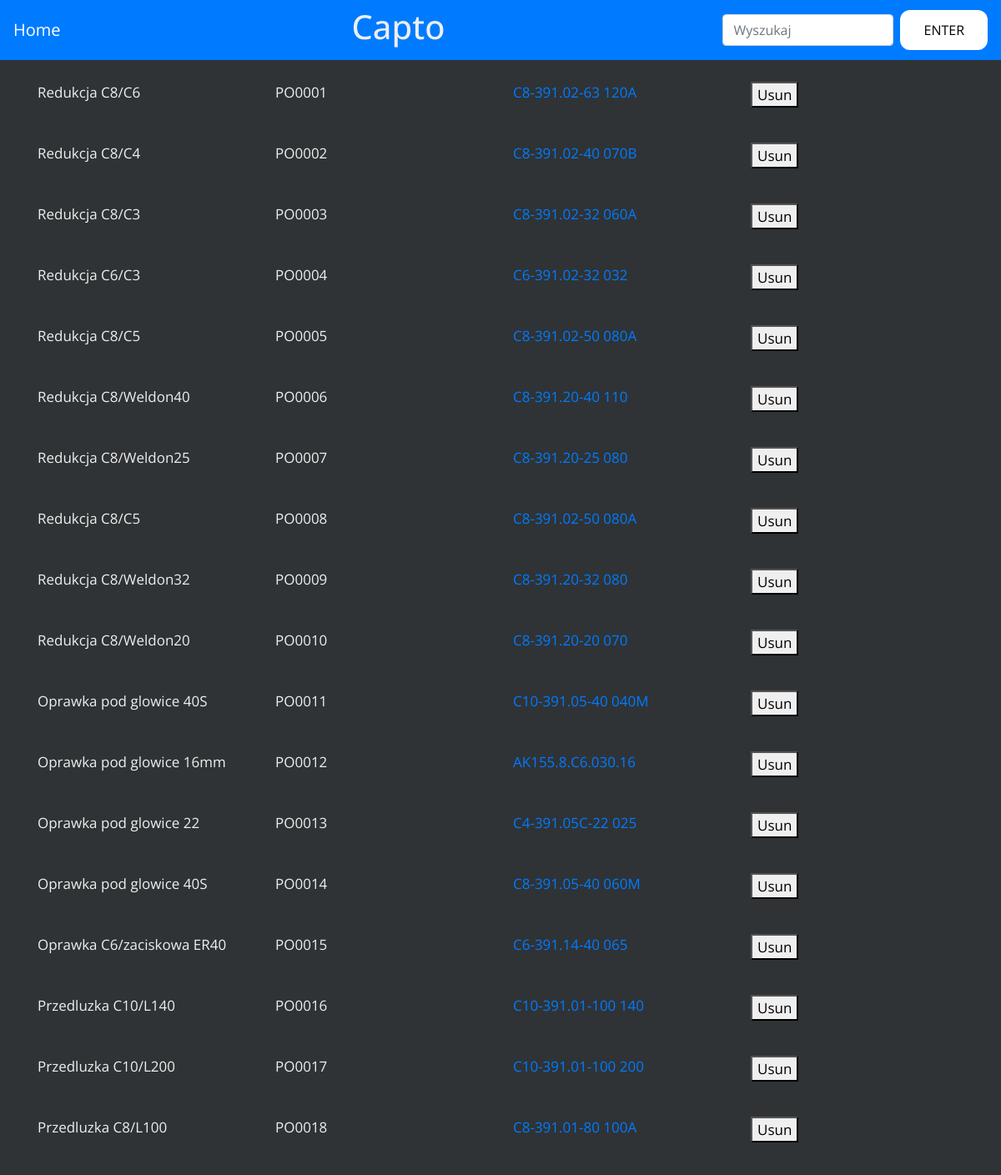
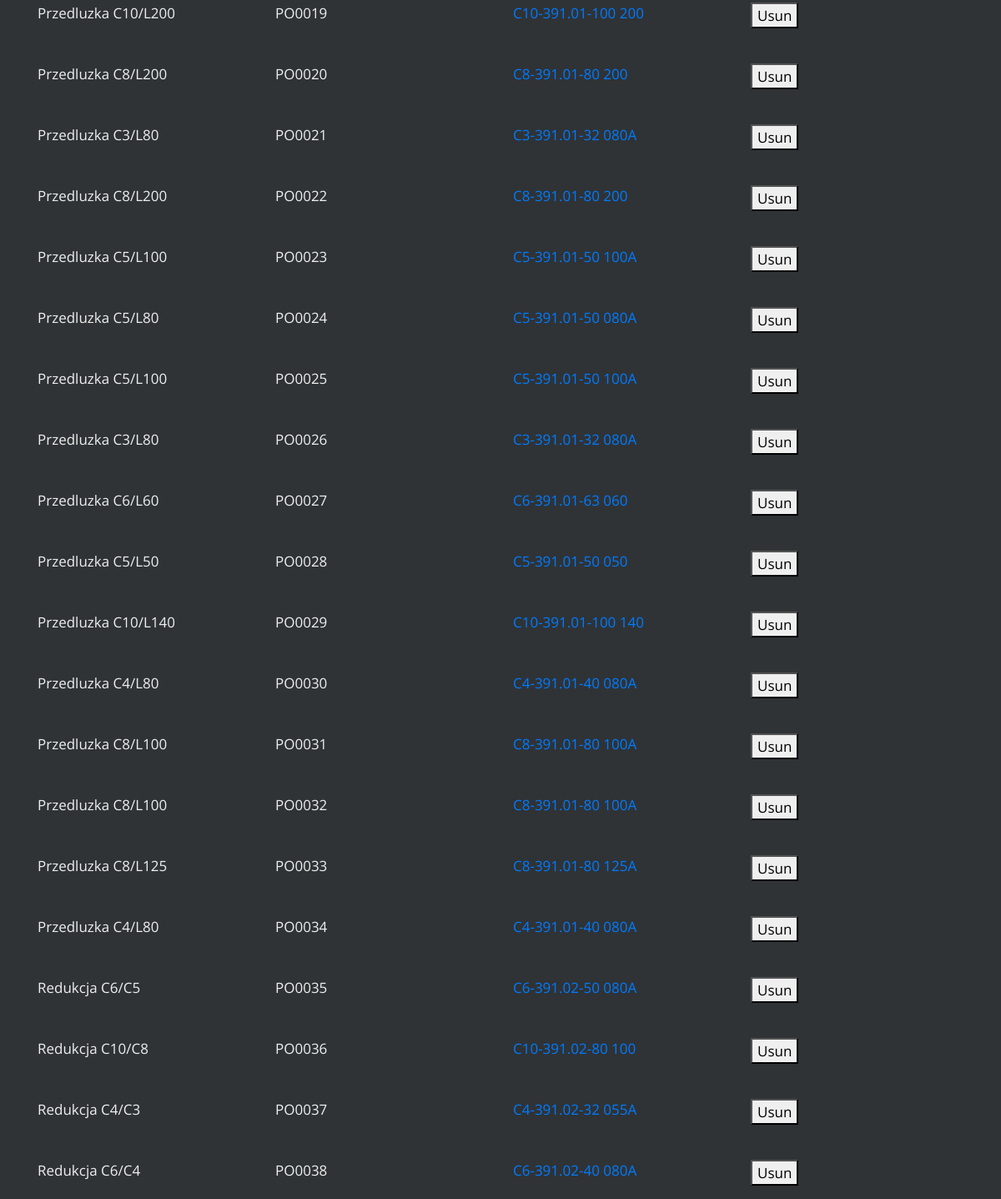
Screenshot of /BDCapto.php with the database file from the repository (2 pictures, top to bottom).
### tables this page shows
CREATE TABLE `tools` (
  `id` int(11) NOT NULL,
  `dzial` varchar(255) NOT NULL,
  `nazwa` varchar(255) NOT NULL,
  `numer_narzedzia` varchar(255) NOT NULL,
  `numer_katalogowy` varchar(255) NOT NULL,
  `link` varchar(255) NOT NULL
);

### BDCapto.php (the view, shortened to what this page needs)
<!DOCTYPE html>
<html lang="pl">
<head>
	<link rel="stylesheet" href="css/bootstrap.min.css">
	<link rel="stylesheet" href="main.css">
</head>
<body>
	<header>
		<nav class="navbar navbar-dark bg-primary justify-content-between">
  			<a href="index.php"class="navbar-brand">Home</a>
			<div class="text-center">
			<h1>Capto</h1>
			</div>
  				<form class="form-inline" method="post">
    				<input class="form-control mr-sm-2" type="search" placeholder="Wyszukaj" aria-label="Wyszukaj" name="sercz">
   					<button class="button" type="submit" >ENTER</button>
  				</form>
		</nav>
	</header>
	<main>
		<?php
    	    include_once "BD.php";
			if(isset($_POST['sercz']) && !empty($_POST['sercz'])){
				$sql='SELECT `dzial`, `nazwa`, `numer_narzedzia`, `numer_katalogowy`, `link`
				FROM `tools` WHERE dzial=12 AND numer_katalogowy
				LIKE "%'.$_POST['sercz'].'%"';
				$result = $baza->query($sql);
				if ($result->num_rows > 0) {
				while ($row = $result->fetch_assoc()) {
				echo'
				  <br>
				  <div class="container">
				  <form method="post" action="dell.php?numer_narzedzia='.$row["numer_narzedzia"].'">
				<div class="row justify-content-center">
				  <div class="col-lg-3">
					  <figcaption>
						  <figure>
							  '.$row['nazwa'].'
						  </figure>
					  </figcaption>
				  </div>
				  <div class="col-lg-3">
				  <figcaption>
					  <figure>
						  '.$row['numer_narzedzia'].'
					  </figure>
					  </figcaption>
				  </div>
				  <div class="col-lg-3">
				  <figcaption>
					  <figure>
					  <a href="'.$row['link'].'">'.$row['numer_katalogowy'].'</a>
					  </figure>
					  </figcaption>
				  </div>
				  <div class="col-lg-3">
				  <figcaption>
					  <figure>
						  <button>Usun</button>
					  </figure>
					  </figcaption>
				  </div>
				</div>
				</form>
				</div>';
					}
	  			}
			}
			else{
    	    	$sql = 'SELECT `nazwa`, `numer_narzedzia`, `numer_katalogowy`, `link` FROM `tools` WHERE dzial=12 ORDER BY `numer_narzedzia`';
    	    	$result = $baza->query($sql);
  					if ($result->num_rows > 0) {
    	  			while ($row = $result->fetch_assoc()) {
						echo'
						<br>
						<div class="container">
						<form method="post" action="dell.php?numer_narzedzia='.$row["numer_narzedzia"].'">
					<div class="row justify-content-center">
						<div class="col-lg-3">
							<figcaption>
								<figure>
									'.$row['nazwa'].'
								</figure>
							</figcaption>
						</div>
						<div class="col-lg-3">
						<figcaption>
							<figure>
								'.$row['numer_narzedzia'].'
							</figure>
							</figcaption>
						</div>
						<div class="col-lg-3">
						<figcaption>
							<figure>
							<a href="'.$row['link'].'">'.$row['numer_katalogowy'].'</a>
							</figure>
							</figcaption>
						</div>
						<div class="col-lg-3">
						<figcaption>
							<figure>
								<button>Usun</button>
							</figure>
							</figcaption>
						</div>
					</div>
					</form>
				</div>';
			  }
			}
		}
    	?>
	</main>
</body>
</html>

### main.css (style rules this page uses)
body { background-color: #2F3336; color: #efefef; font-family: 'Open Sans', sans-serif; font-size: 17px; }
.button { background-color: white; border: none; color: black; padding: 12px 28px; text-align: center; text-decoration: none; display: inline-block; font-size: 16px; border-radius: 12px; }

### rows the page displays
tools: nazwa "Redukcja C8/C6", numer_narzedzia "PO0001", numer_katalogowy "C8-391.02-63 120A"
tools: nazwa "Redukcja C8/C4", numer_narzedzia "PO0002", numer_katalogowy "C8-391.02-40 070B"
tools: nazwa "Redukcja C8/C3", numer_narzedzia "PO0003", numer_katalogowy "C8-391.02-32 060A"
tools: nazwa "Redukcja C6/C3", numer_narzedzia "PO0004", numer_katalogowy "C6-391.02-32 032"
tools: nazwa "Redukcja C8/C5", numer_narzedzia "PO0005", numer_katalogowy "C8-391.02-50 080A"
tools: nazwa "Redukcja C8/Weldon40", numer_narzedzia "PO0006", numer_katalogowy "C8-391.20-40 110"
tools: nazwa "Redukcja C8/Weldon25", numer_narzedzia "PO0007", numer_katalogowy "C8-391.20-25 080"
tools: nazwa "Redukcja C8/C5", numer_narzedzia "PO0008", numer_katalogowy "C8-391.02-50 080A"
tools: nazwa "Redukcja C8/Weldon32", numer_narzedzia "PO0009", numer_katalogowy "C8-391.20-32 080"
tools: nazwa "Redukcja C8/Weldon20", numer_narzedzia "PO0010", numer_katalogowy "C8-391.20-20 070"
tools: nazwa "Oprawka pod glowice 40S", numer_narzedzia "PO0011", numer_katalogowy "C10-391.05-40 040M"
tools: nazwa "Oprawka pod glowice 16mm", numer_narzedzia "PO0012", numer_katalogowy "AK155.8.C6.030.16"
tools: nazwa "Oprawka pod glowice 22", numer_narzedzia "PO0013", numer_katalogowy "C4-391.05C-22 025"
tools: nazwa "Oprawka pod glowice 40S", numer_narzedzia "PO0014", numer_katalogowy "C8-391.05-40 060M"
tools: nazwa "Oprawka C6/zaciskowa ER40", numer_narzedzia "PO0015", numer_katalogowy "C6-391.14-40 065"
tools: nazwa "Przedluzka C10/L140", numer_narzedzia "PO0016", numer_katalogowy "C10-391.01-100 140"
tools: nazwa "Przedluzka C10/L200", numer_narzedzia "PO0017", numer_katalogowy "C10-391.01-100 200"
tools: nazwa "Przedluzka C8/L100", numer_narzedzia "PO0018", numer_katalogowy "C8-391.01-80 100A"
tools: nazwa "Przedluzka C10/L200", numer_narzedzia "PO0019", numer_katalogowy "C10-391.01-100 200"
tools: nazwa "Przedluzka C8/L200", numer_narzedzia "PO0020", numer_katalogowy "C8-391.01-80 200"
tools: nazwa "Przedluzka C3/L80", numer_narzedzia "PO0021", numer_katalogowy "C3-391.01-32 080A"
tools: nazwa "Przedluzka C8/L200", numer_narzedzia "PO0022", numer_katalogowy "C8-391.01-80 200"
tools: nazwa "Przedluzka C5/L100", numer_narzedzia "PO0023", numer_katalogowy "C5-391.01-50 100A"
tools: nazwa "Przedluzka C5/L80", numer_narzedzia "PO0024", numer_katalogowy "C5-391.01-50 080A"
tools: nazwa "Przedluzka C5/L100", numer_narzedzia "PO0025", numer_katalogowy "C5-391.01-50 100A"
tools: nazwa "Przedluzka C3/L80", numer_narzedzia "PO0026", numer_katalogowy "C3-391.01-32 080A"
tools: nazwa "Przedluzka C6/L60", numer_narzedzia "PO0027", numer_katalogowy "C6-391.01-63 060"
tools: nazwa "Przedluzka C5/L50", numer_narzedzia "PO0028", numer_katalogowy "C5-391.01-50 050"
tools: nazwa "Przedluzka C10/L140", numer_narzedzia "PO0029", numer_katalogowy "C10-391.01-100 140"
tools: nazwa "Przedluzka C4/L80", numer_narzedzia "PO0030", numer_katalogowy "C4-391.01-40 080A"
tools: nazwa "Przedluzka C8/L100", numer_narzedzia "PO0031", numer_katalogowy "C8-391.01-80 100A"
tools: nazwa "Przedluzka C8/L100", numer_narzedzia "PO0032", numer_katalogowy "C8-391.01-80 100A"
tools: nazwa "Przedluzka C8/L125", numer_narzedzia "PO0033", numer_katalogowy "C8-391.01-80 125A"
tools: nazwa "Przedluzka C4/L80", numer_narzedzia "PO0034", numer_katalogowy "C4-391.01-40 080A"
tools: nazwa "Redukcja C6/C5", numer_narzedzia "PO0035", numer_katalogowy "C6-391.02-50 080A"
tools: nazwa "Redukcja C10/C8", numer_narzedzia "PO0036", numer_katalogowy "C10-391.02-80 100"
tools: nazwa "Redukcja C4/C3", numer_narzedzia "PO0037", numer_katalogowy "C4-391.02-32 055A"
tools: nazwa "Redukcja C6/C4", numer_narzedzia "PO0038", numer_katalogowy "C6-391.02-40 080A"
